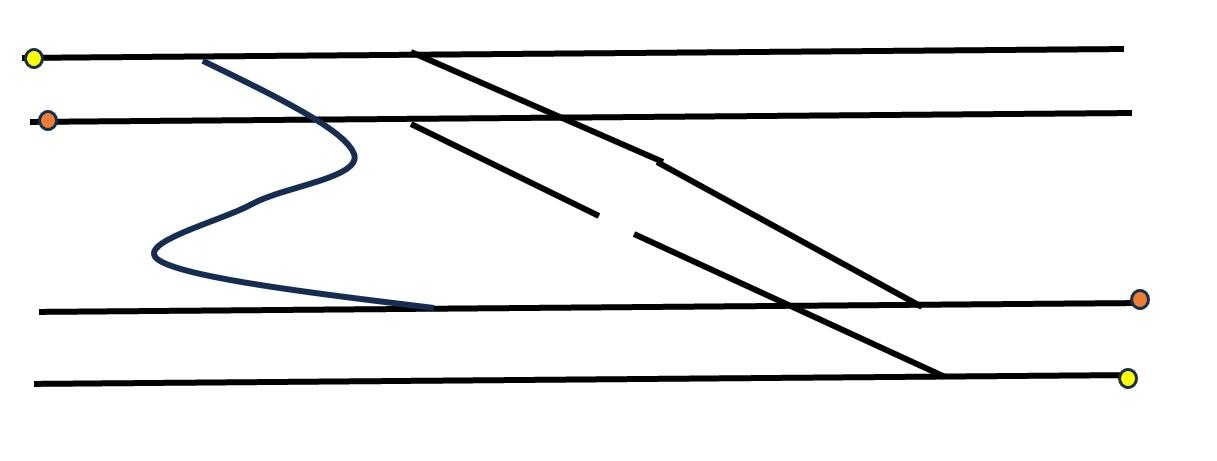
#> input picture Media.jpg, 1217 x 461 px
$ python app.py
#> lines starting #> are read from the running program, lines starting #| are printed output that depends on the picture
import heapq
import math
from PIL import Image, ImageDraw, ImageFont
from collections import deque

# --- 1. Image Processing to Find Nodes ---

def find_colored_dots(image_path):
    """
    Analyzes an image to find the coordinates of colored dots.
    """
#> called with image_path = 'Media.jpg'
    try:
        print(f"Attempting to open image file: {image_path}")
        img = Image.open(image_path).convert('RGB')
#> img is the input picture: PIL image 1217x461 RGB; mean R, G, B 238.2, 238.4, 238.4
        print("Image file opened successfully.")
    except FileNotFoundError:
        print(f"\n--- FATAL ERROR ---")
        print(f"The file '{image_path}' was not found.")
        print(f"Please make sure 'Media.jpg' is in the same folder as your script.")
        return None, None

    width, height = img.size
#> width = 1217; height = 461
    pixels = img.load()

    YELLOW_TARGET = (255, 255, 0)
    ORANGE_TARGET = (255, 165, 0)
    COLOR_TOLERANCE = 50

    def is_color_match(pixel_rgb, target_rgb):
        return all(abs(pixel_rgb[i] - target_rgb[i]) < COLOR_TOLERANCE for i in range(3))

    yellow_points, orange_points = [], []
    for x in range(width):
        for y in range(height):
            if is_color_match(pixels[x, y], YELLOW_TARGET):
                yellow_points.append((x, y))
            elif is_color_match(pixels[x, y], ORANGE_TARGET):
                orange_points.append((x, y))

    if not yellow_points or not orange_points:
        print("\n--- FATAL ERROR ---")
        print("Could not find the yellow or orange dots in the image.")
        print("Please ensure the image is correct and the colors are clear.")
        return None, None

    yellow_points.sort(); orange_points.sort()
    found_nodes = {
        'Left Yellow': yellow_points[0], 'Right Yellow': yellow_points[-1],
        'Left Orange': orange_points[0], 'Right Orange': orange_points[-1]
    }

    print("\nSuccessfully found colored dots in the image:")
    for name, coord in found_nodes.items():
        print(f" - {name}: {coord}")
    print("-" * 20)
    return found_nodes, img


# --- 2. Graph Construction ---

def build_graph(dynamic_nodes):
    """Builds the graph structures from node coordinates."""
    node_coordinates = dynamic_nodes.copy()
    static_nodes = {
        'I_Top_Wavy': (100, 50), 'I_Top_Diag1': (350, 50),
        'I_Mid_Diag2': (280, 150), 'I_Mid_Diag1': (470, 150),
        'I_Low_Wavy': (200, 350), 'I_Low_Diags': (600, 350),
        'I_Bot_Diag1': (730, 450),
    }
    node_coordinates.update(static_nodes)

    graph = {node: [] for node in node_coordinates}

    def get_distance(p1, p2):
        return math.sqrt((p1[0] - p2[0])**2 + (p1[1] - p2[1])**2)

    def add_edge(u, v, weight_multiplier=1.0):
        p1, p2 = node_coordinates[u], node_coordinates[v]
        # Ensure the graph is directed from left-to-right based on x-coordinate
        if p1[0] > p2[0]: u, v = v, u
        weight = get_distance(node_coordinates[u], node_coordinates[v]) * weight_multiplier
        graph[u].append((v, weight))

    # Define all connections
    add_edge('Left Yellow', 'I_Top_Wavy'); add_edge('I_Top_Wavy', 'I_Top_Diag1')
    add_edge('Left Orange', 'I_Mid_Diag2'); add_edge('I_Mid_Diag2', 'I_Mid_Diag1')
    add_edge('I_Low_Wavy', 'I_Low_Diags'); add_edge('I_Low_Diags', 'Right Orange')
    add_edge('I_Bot_Diag1', 'Right Yellow'); add_edge('I_Top_Wavy', 'I_Low_Wavy', 1.5)
    add_edge('I_Top_Diag1', 'I_Mid_Diag1'); add_edge('I_Mid_Diag1', 'I_Low_Diags')
    add_edge('I_Low_Diags', 'I_Bot_Diag1'); add_edge('I_Mid_Diag2', 'I_Low_Diags')

    return graph, node_coordinates


# --- 3. Pathfinding Algorithms ---

def find_shortest_path(graph_dict, start_node, end_node):
    """Finds the shortest path in an undirected graph using Dijkstra's algorithm."""
    # Create an undirected version for Dijkstra's
    undirected_graph = {node: {} for node in graph_dict}
    for u, neighbors in graph_dict.items():
        for v, weight in neighbors:
            undirected_graph[u][v] = weight
            undirected_graph[v][u] = weight

    distances = {node: float('inf') for node in undirected_graph}
    distances[start_node], predecessors, pq = 0, {}, [(0, start_node)]
    while pq:
        dist, current_node = heapq.heappop(pq)
        if dist > distances[current_node]: continue
        if current_node == end_node: break
        for neighbor, weight in undirected_graph[current_node].items():
            if distances[current_node] + weight < distances[neighbor]:
                distances[neighbor] = distances[current_node] + weight
                predecessors[neighbor] = current_node
                heapq.heappush(pq, (distances[neighbor], neighbor))
    path, node = [], end_node
    while node:
        path.insert(0, node)
        if node == start_node: break
        node = predecessors.get(node)
    return path, distances[end_node]

def find_longest_path_dag(graph, start_node, end_node):
    """Finds the longest path in a Directed Acyclic Graph (DAG)."""
    # Kahn's algorithm for topological sort
    in_degree = {u: 0 for u in graph}
    for u in graph:
        for v, _ in graph[u]: in_degree[v] += 1
    queue = deque([u for u in graph if in_degree[u] == 0])
    topo_order = []
    while queue:
        u = queue.popleft()
        topo_order.append(u)
        for v, _ in graph[u]:
            in_degree[v] -= 1
            if in_degree[v] == 0: queue.append(v)

    # Find longest path using the topological order
    distances = {node: -float('inf') for node in graph}
    distances[start_node], predecessors = 0, {}
    for u in topo_order:
        if distances[u] == -float('inf'): continue
        for v, weight in graph[u]:
            if distances[v] < distances[u] + weight:
                distances[v], predecessors[v] = distances[u] + weight, u
    path, node = [], end_node
    while node:
        path.insert(0, node)
        if node == start_node: break
        node = predecessors.get(node)
    return path, distances[end_node]


# --- 4. Function to Draw Paths and Coordinates on the Image ---

def draw_paths_on_image(original_image, paths_to_draw, node_coordinates, output_filename):
    """Draws the calculated paths and node coordinates onto the image and saves it."""
    drawable_image = original_image.copy()
    draw = ImageDraw.Draw(drawable_image)

    # Try to use a default font, handle if not found
    try:
        font = ImageFont.truetype("arial.ttf", 15)
    except IOError:
        font = ImageFont.load_default()

    # --- Draw the paths ---
    for path_info in paths_to_draw:
        path = path_info['path']
        color = path_info['color']
        for i in range(len(path) - 1):
            start_coord = node_coordinates[path[i]]
            end_coord = node_coordinates[path[i+1]]
            draw.line([start_coord, end_coord], fill=color, width=5)

    # --- NEW: Draw the coordinates for the dynamic start/end nodes ---
    nodes_to_label = ['Left Yellow', 'Right Yellow', 'Left Orange', 'Right Orange']
    for node_name in nodes_to_label:
        if node_name in node_coordinates:
            coords = node_coordinates[node_name]
            text = str(coords)
            # Position the text slightly offset from the dot for visibility
            text_position = (coords[0] + 10, coords[1] - 10)
            # Draw a small background box for the text for better readability
            bbox = draw.textbbox(text_position, text, font=font)
            draw.rectangle(bbox, fill="white")
            draw.text(text_position, text, fill="black", font=font)

    try:
        print(f"\nAttempting to save the visual map to '{output_filename}'...")
        drawable_image.save(output_filename)
        print(f"--- SUCCESS ---")
        print(f"Visual map has been saved as '{output_filename}'.")
        print("Please check your file directory to view the image.")
    except Exception as e:
        print(f"\n--- FAILED TO SAVE IMAGE ---")
        print(f"An error occurred during the save operation: {e}")
        print("This is often caused by file permission issues in the environment.")
        print("You still have the text results above for your assignment.")


# --- 5. Main Execution ---

if __name__ == "__main__":
    IMAGE_FILE_PATH = 'Media.jpg'
    OUTPUT_IMAGE_PATH = 'results_mapped.png'

    start_end_nodes, original_image_obj = find_colored_dots(IMAGE_FILE_PATH)
#> start_end_nodes = {'Left Yellow': (28, 59), 'Right Yellow': (1132, 381), 'Left Orange': (43, 119), 'Right Orange': (1144, 299)}

    if original_image_obj and start_end_nodes:
        dag_graph, node_coords = build_graph(start_end_nodes)
#> in build_graph, `node_coordinates = dynamic_nodes.copy()`: node_coordinates has the same summary as start_end_nodes outside build_graph
#> in build_graph, `graph = {node: [] for node in node_coordinates}`: graph = 11 items
#> in add_edge, `p1, p2 = node_coordinates[u], node_coordinates[v]`: p1 = (28, 59); p2 = (100, 50)
#> in add_edge, `weight = get_distance(node_coordinates[u], node_coordinates[v]) * weig..`: weight = 72.56
#> dag_graph = 11 items; node_coords = 11 items
        print("Graph built. Calculating paths...")

        path1, len1 = find_shortest_path(dag_graph, 'Left Yellow', 'Right Yellow')
#> the loop in find_shortest_path, `for u, neighbors in graph_dict.items():` made 11 passes
#> (u, neighbors) on passes 1 to 10: ('Left Yellow', [('I_Top_Wavy', 72.56)]), ('Right Yellow', []), ('Left Orange', [('I_Mid_Diag2', 239)]), ('Right Orange', []), ('I_Top_Wavy', [('I_Top_Diag1', 250), ('I_Low_Wavy', 474.3)]), ('I_Top_Diag1', [('I_Mid_Diag1', 156.2)]), ('I_Mid_Diag2', [('I_Mid_Diag1', 190), ('I_Low_Diags', 377.4)]), ('I_Mid_Diag1', [('I_Low_Diags', 238.5)]), ('I_Low_Wavy', [('I_Low_Diags', 400)]), ('I_Low_Diags', [('Right Orange', 546.4), ('I_Bot_Diag1', 164)])
#> after the loop in find_shortest_path, `while pq:`: predecessors = 10 items
#> the loop in find_shortest_path, `while node:` made 7 passes
#> after the loop in find_shortest_path, `while node:`: path = ['Left Yellow', 'I_Top_Wavy', 'I_Top_Diag1', 'I_Mid_Diag1', 'I_Low_Diags', 'I_Bot_Diag1', 'Right Yellow']
#> path1 has the same summary as path in find_shortest_path; len1 = 1289.2
        path2, len2 = find_shortest_path(dag_graph, 'Left Orange', 'Right Orange')
#> the loop in find_shortest_path (call 2), `for u, neighbors in graph_dict.items():` made 11 passes
#> the loop in find_shortest_path (call 2), `while pq:` made 10 passes
#> (dist, current_node) on passes 1 to 10: (0, 'Left Orange'), (239, 'I_Mid_Diag2'), (429, 'I_Mid_Diag1'), (585.2, 'I_Top_Diag1'), (616.4, 'I_Low_Diags'), (780.4, 'I_Bot_Diag1'), (835.2, 'I_Top_Wavy'), (907.8, 'Left Yellow'), (1016.4, 'I_Low_Wavy'), (1162.8, 'Right Orange')
#> the loop in find_shortest_path (call 2), `while node:` made 4 passes
#> path2 = ['Left Orange', 'I_Mid_Diag2', 'I_Low_Diags', 'Right Orange']; len2 = 1162.8
        path3, len3 = find_longest_path_dag(dag_graph, 'Left Yellow', 'Right Orange')
#> in find_longest_path_dag, `in_degree = {u: 0 for u in graph}`: in_degree = 11 items
#> the loop in find_longest_path_dag, `for u in graph:` made 11 passes
#> the loop in find_longest_path_dag, `while queue:` made 11 passes
#> after the loop in find_longest_path_dag, `while queue:`: topo_order = ['Left Yellow', 'Left Orange', 'I_Top_Wavy', 'I_Mid_Diag2', 'I_Top_Diag1', 'I_Low_Wavy', 'I_Mid_Diag1', 'I_Low_Diags', 'Right Orange', 'I_Bot_Diag1', 'Right Yellow']
#> in find_longest_path_dag, `distances = {node: -float('inf') for node in graph}`: distances = 11 items
#> the loop in find_longest_path_dag, `for u in topo_order:` made 11 passes
#> after the loop in find_longest_path_dag, `for u in topo_order:`: predecessors = {'I_Top_Wavy': 'Left Yellow', 'I_Top_Diag1': 'I_Top_Wavy', 'I_Low_Wavy': 'I_Top_Wavy', 'I_Mid_Diag1': 'I_Top_Diag1', 'I_Low_Diags': 'I_Low_Wavy', 'Right Orange': 'I_Low_Diags', 'I_Bot_Diag1': 'I_Low_Diags', 'Right Yellow': 'I_Bot_Diag1'}
#> the loop in find_longest_path_dag, `while node:` made 5 passes
#> after the loop in find_longest_path_dag, `while node:`: path = ['Left Yellow', 'I_Top_Wavy', 'I_Low_Wavy', 'I_Low_Diags', 'Right Orange']
#> path3 has the same summary as path in find_longest_path_dag; len3 = 1493.3

        print("\n--- Path Mapping Results ---")
        print("1. Shortest Path (Yellow -> Yellow):")
        print(f"   - Path: {' -> '.join(path1)}")
#|    - Path: Left Yellow -> I_Top_Wavy -> I_Top_Diag1 -> I_Mid_Diag1 -> I_Low_Diags -> I_Bot_Diag1 -> Right Yellow
        print(f"   - Length: {len1:.2f} units\n")
#|    - Length: 1289.19 units

        print("2. Shortest Path (Orange -> Orange):")
        print(f"   - Path: {' -> '.join(path2)}")
#|    - Path: Left Orange -> I_Mid_Diag2 -> I_Low_Diags -> Right Orange
        print(f"   - Length: {len2:.2f} units\n")
#|    - Length: 1162.76 units

        print("3. Longest Path (Yellow -> Orange):")
        print(f"   - Path: {' -> '.join(path3)}")
#|    - Path: Left Yellow -> I_Top_Wavy -> I_Low_Wavy -> I_Low_Diags -> Right Orange
        print(f"   - Length: {len3:.2f} units")
#|    - Length: 1493.29 units

        paths_to_visualize = [
            {'path': path1, 'color': 'green'},
            {'path': path2, 'color': 'blue'},
            {'path': path3, 'color': 'red'}
        ]

        draw_paths_on_image(original_image_obj, paths_to_visualize, node_coords, OUTPUT_IMAGE_PATH)
#> the loop in draw_paths_on_image, `for path_info in paths_to_draw:` made 3 passes
#> the loop in draw_paths_on_image, `for node_name in nodes_to_label:` made 4 passes
#> (text, text_position, bbox) on passes 1 to 4: ('(28, 59)', (38, 49), (38, 52, 97, 65)), ('(1132, 381)', (1142, 371), (1142, 374, 1230, 387)), ('(43, 119)', (53, 109), (53, 112, 122, 125)), ('(1144, 299)', (1154, 289), (1154, 292, 1242, 305))
#> in draw_paths_on_image, `drawable_image.save(output_filename)`:
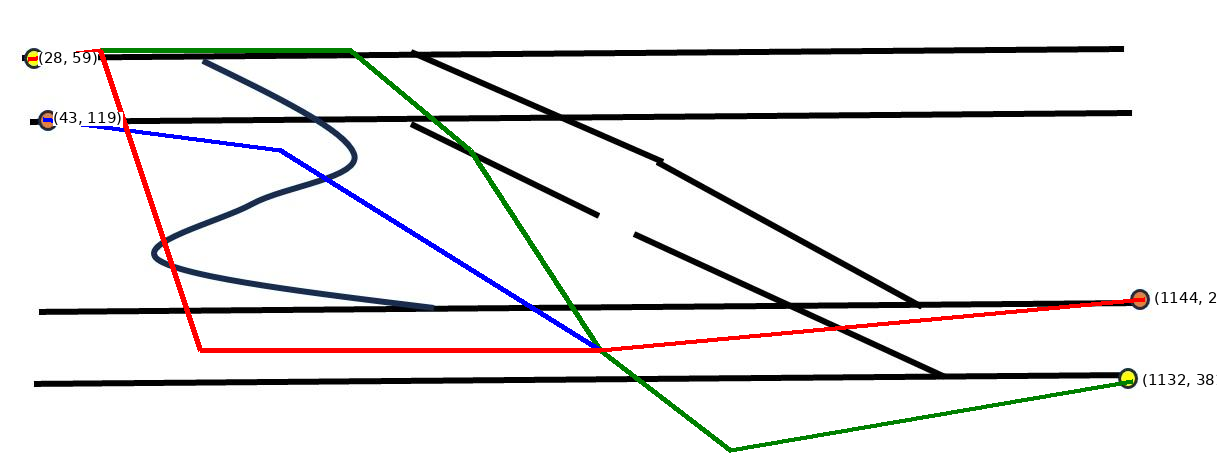
#> saved as results_mapped.png: PIL image 1217x461 RGB; mean R, G, B 234.9, 233.6, 233.6
    else:
        print("\nScript terminated because the initial setup failed (e.g., image not found).")
